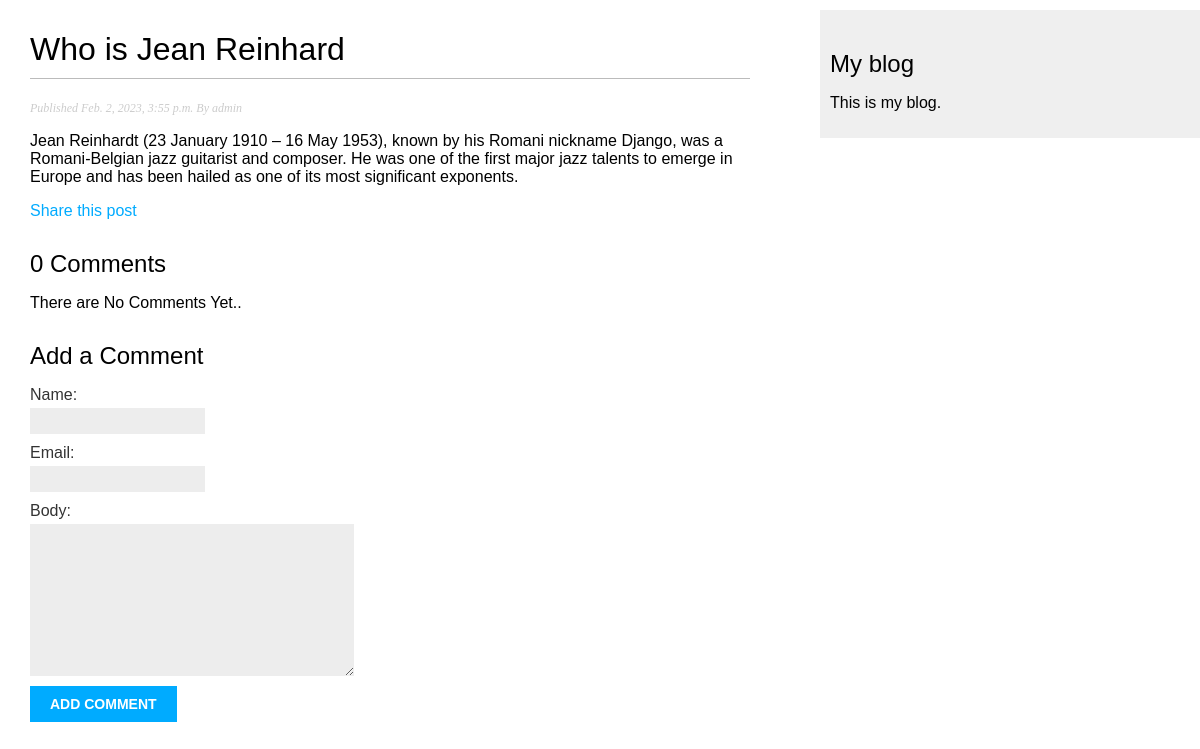
Screenshot of /blog/2023/2/2/who-is-jean-reinhard/ with the database file from the repository.
### blog/models.py (models this page shows, shortened)
class Post(models.Model):
    class Status(models.TextChoices):
        DRAFT =    'DF', 'Draft',
        PUBLISHED = 'PB', 'Published',
    title = models.CharField(max_length=250)
    slug = models.SlugField(max_length=250, unique_for_date='publish')
    author = models.ForeignKey(User, on_delete=models.CASCADE, related_name='blog_posts')
    body = models.TextField()
    publish = models.DateTimeField(default=timezone.now)
    created = models.DateTimeField(auto_now_add=True)
    updated = models.DateTimeField(auto_now=True)
    status = models.CharField(max_length=2, choices=Status.choices, default=Status.DRAFT)
    objects = models.Manager() #the default Manager
    published = PublisedManager() #the customer manager
    class Meta:
        ordering = ['-publish']
        indexes = [
            models.Index(fields=['-publish']),
        ]

### blog/views.py (the view)
# urls.py: path('<int:year>/<int:month>/<int:day>/<slug:post>/', views.post_detail, name='post_detail'),
def post_detail(request, year, month, day, post):
    post = get_object_or_404(Post, status=Post.Status.PUBLISHED,
                            slug=post,
                            publish__year=year,
                            publish__month=month,
                            publish__day=day)
    comments = post.comments.filter(active=True)
    form = CommentForm()
    return render(request, 'blog/post/detail.html',
                            {'post': post,
                            'comments': comments,
                            'form':form})

### blog/forms.py
class CommentForm(forms.ModelForm):
    class Meta:
        model = Comment
        fields = ['name', 'email', 'body']

### blog/templates/blog/post/detail.html (shortened to what this page needs)
{% extends 'blog/base.html' %}
{% block content %}
<h1>{{post.title}}</h1>
<p class='date'>
    Published {{post.publish}} By {{post.author}}
</p>
{{post.body | linebreaks }}
<p>
    <a href="{% url "blog:post_share" post.id %}">
        Share this post
    </a>
</p>
{% with comments.count as total_comments %}
    <h2>
        {{ total_comments }} Comment{{ total_comments|pluralize }}
    </h2>
{% endwith %}
{% for comment in comments  %}
    <div class="comment">
        <p class="info">
            Comment {{ forloop.counter }} by {{ comment.name }}
            {{ comment.created }}
        </p>
        {{ comment.body|linebreaks }}
    </div>
    {% empty %}
    <p>There are No Comments Yet..</p>
{% endfor %}
{% include 'blog/post/includes/comment_form.html' %}
{% endblock content %}

### blog/static/css/blog.css (style rules this page uses)
body { margin:10px 0; padding:0; font-family:helvetica, sans-serif; }
a { color:#00abff; text-decoration:none; }
h1 { font-weight:normal; border-bottom:1px solid #bbb; padding:0 0 10px 0; }
h2 { font-weight:normal; margin:30px 0 0; }
p.date { color:#ccc; font-family: georgia, serif; font-size: 12px; font-style: italic; }
label { float:left; clear:both; color:#333; margin-bottom:4px; }
input, textarea { clear:both; float:left; margin:0 0 10px; background:#ededed; border:0; padding:6px 10px; font-size:12px; }

### rows the page displays
Post: title "Who is Jean Reinhard", publish "Feb. 2, 2023, 3:55 p.m.", author "admin", body "Jean Reinhardt (23 January 1910 – 16 May 1953), known by his Romani nickname Django, was a Romani-Belgian jazz guitarist and composer. He was one of the first major jazz talents to emerge in Europe and has been hailed as one of its most significant exponents."

### other values shown
{{ total_comments }} "0"
